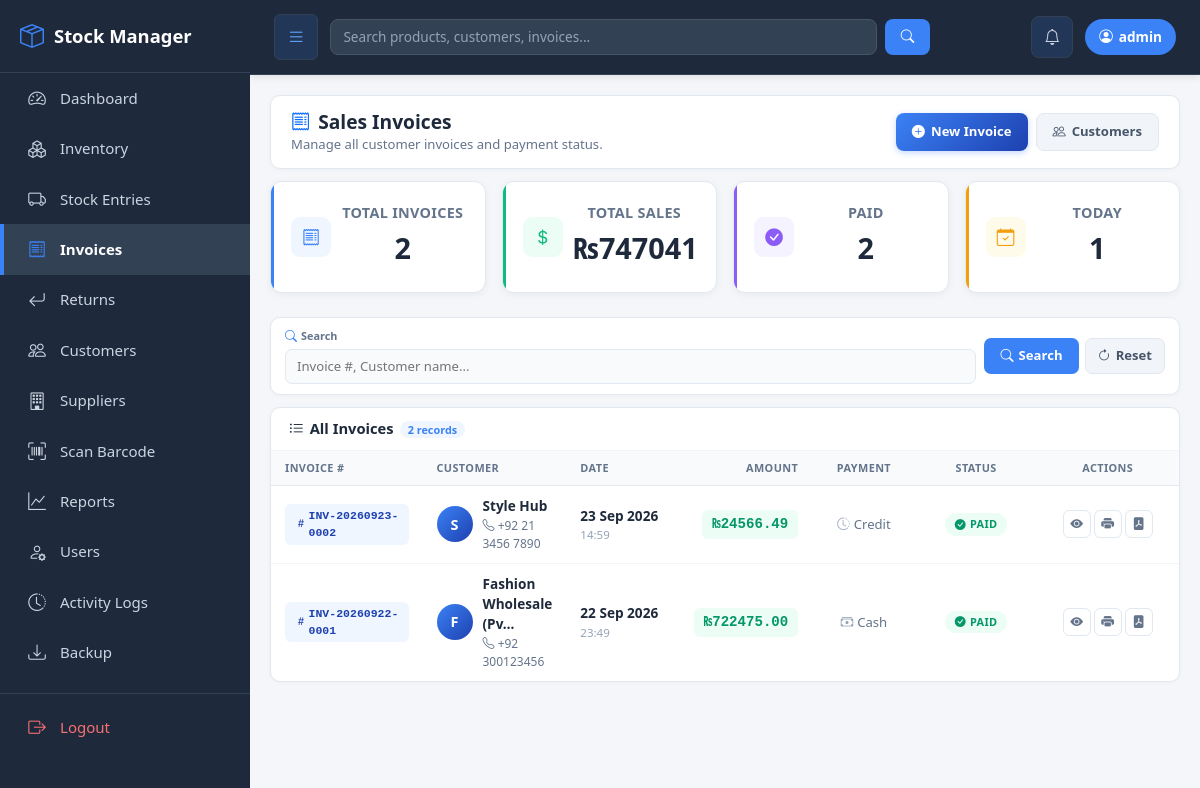
Page /invoices/ (signed in) on the committed database.
### inventory/models.py (models this page shows, shortened)
class Invoice(models.Model):
    PAYMENT_STATUS = (
        ('PAID', 'Paid'),
        ('UNPAID', 'Unpaid'),
        ('PARTIAL', 'Partial'),
    )
    PAYMENT_METHODS = (
        ('CASH', 'Cash'),
        ('CARD', 'Card'),
        ('BANK', 'Bank Transfer'),
        ('CREDIT', 'Credit'),
    )
    invoice_number = models.CharField(max_length=50, unique=True)
    customer = models.ForeignKey(Customer, on_delete=models.SET_NULL, null=True, blank=True, related_name='invoices')
    customer_name = models.CharField(max_length=200, blank=True, help_text="Walk-in customer name")
    created_by = models.ForeignKey(User, on_delete=models.SET_NULL, null=True, related_name='invoices')
    subtotal = models.DecimalField(max_digits=12, decimal_places=2, default=0)
    discount = models.DecimalField(max_digits=10, decimal_places=2, default=0)
    discount_percent = models.DecimalField(max_digits=5, decimal_places=2, default=0)
    tax_name = models.CharField(max_length=20, default='VAT')
    tax_percent = models.DecimalField(max_digits=5, decimal_places=2, default=0)
    tax = models.DecimalField(max_digits=10, decimal_places=2, default=0)
    grand_total = models.DecimalField(max_digits=12, decimal_places=2, default=0)
    payment_method = models.CharField(max_length=20, choices=PAYMENT_METHODS, default='CASH')
    payment_status = models.CharField(max_length=20, choices=PAYMENT_STATUS, default='PAID')
    notes = models.TextField(blank=True)
    created_at = models.DateTimeField(auto_now_add=True)
    class Meta:
        ordering = ['-created_at']

class Customer(models.Model):
    company_name = models.CharField(max_length=200, help_text="Primary - Company/LLC name")
    contact_person = models.CharField(max_length=200, blank=True, help_text="Optional - Person name")
    country_code = models.CharField(max_length=5, default='+971')
    phone = models.CharField(max_length=20)
    email = models.EmailField(blank=True, help_text="Email address")
    address = models.TextField(blank=True)
    city = models.CharField(max_length=100, blank=True)
    country = models.CharField(max_length=100, blank=True, default='UAE')
    trn = models.CharField(max_length=50, blank=True, help_text="Tax Registration Number")
    created_at = models.DateTimeField(auto_now_add=True)
    created_by = models.ForeignKey(User, on_delete=models.SET_NULL, null=True, blank=True)
    class Meta:
        ordering = ['company_name']
    @property
    def full_phone(self):
        return f"{self.country_code} {self.phone}"

### inventory/views.py (the view)
# urls.py: path('invoices/', views.invoice_list, name='invoice_list'),
@login_required
def invoice_list(request):
    invoices = Invoice.objects.select_related('customer', 'created_by').all()
    query = request.GET.get('q', '')
    if query:
        invoices = invoices.filter(
            Q(invoice_number__icontains=query) |
            Q(customer__company_name__icontains=query) |
            Q(customer_name__icontains=query)
        )
    today = timezone.now().date()
    context = {
        'currency_symbol': Settings.get_currency_symbol(),
        'invoices': invoices,
        'query': query,
        'total_invoices': invoices.count(),
        'total_sales': invoices.aggregate(Sum('grand_total'))['grand_total__sum'] or 0,
        'paid_count': invoices.filter(payment_status='PAID').count(),
        'today_count': invoices.filter(created_at__date=today).count(),
    }
    return render(request, 'invoice_list.html', context)

### inventory/templates/invoice_list.html (shortened to what this page needs)
{% extends 'base.html' %}
{% load static %}
{% block content %}
<div class="page-header">
    <div class="page-header-content">
        <div>
            <h2 class="page-title">
                <i class="bi bi-receipt text-primary"></i>
                Sales Invoices
            </h2>
            <p class="page-subtitle">Manage all customer invoices and payment status.</p>
        </div>
        <div class="page-header-actions">
            <a href="{% url 'create_invoice' %}" class="btn-add-product">
                <i class="bi bi-plus-circle-fill"></i> New Invoice
            </a>
            <a href="{% url 'customers' %}" class="btn-secondary-action">
                <i class="bi bi-people"></i> Customers
            </a>
        </div>
    </div>
</div>
<div class="row g-3 mb-4">
    <div class="col-md-3 col-6">
        <div class="stat-card stat-blue">
            <div class="stat-icon"><i class="bi bi-receipt"></i></div>
            <div class="stat-content">
                <p class="stat-label">Total Invoices</p>
                <h3 class="stat-value">{{ total_invoices }}</h3>
            </div>
        </div>
    </div>
    <div class="col-md-3 col-6">
        <div class="stat-card stat-green">
            <div class="stat-icon"><i class="bi bi-currency-dollar"></i></div>
            <div class="stat-content">
                <p class="stat-label">Total Sales</p>
                <h3 class="stat-value">{{ currency_symbol }}{{ total_sales|floatformat:0 }}</h3>
            </div>
        </div>
    </div>
    <div class="col-md-3 col-6">
        <div class="stat-card stat-purple">
            <div class="stat-icon"><i class="bi bi-check-circle-fill"></i></div>
            <div class="stat-content">
                <p class="stat-label">Paid</p>
                <h3 class="stat-value">{{ paid_count }}</h3>
            </div>
        </div>
    </div>
    <div class="col-md-3 col-6">
        <div class="stat-card stat-yellow">
            <div class="stat-icon"><i class="bi bi-calendar-check"></i></div>
            <div class="stat-content">
                <p class="stat-label">Today</p>
                <h3 class="stat-value">{{ today_count }}</h3>
            </div>
        </div>
    </div>
</div>
<div class="filter-bar">
    <form method="get" class="filter-form">
        <div class="filter-group">
            <label class="filter-label"><i class="bi bi-search"></i> Search</label>
            <input type="text" name="q" class="filter-input" placeholder="Invoice #, Customer name..." value="{{ query }}">
        </div>
        <div class="filter-actions">
            <button type="submit" class="btn-filter-apply"><i class="bi bi-search"></i> Search</button>
            <a href="{% url 'invoice_list' %}" class="btn-filter-reset"><i class="bi bi-arrow-clockwise"></i> Reset</a>
        </div>
    </form>
</div>
<div class="products-card">
    <div class="products-card-header">
        <h5 class="products-card-title">
            <i class="bi bi-list-ul"></i>
            All Invoices
            <span class="products-count">{{ invoices|length }} records</span>
        </h5>
    </div>
    <div class="products-card-body p-0">
        {% if invoices %}
            <div class="table-responsive">
                <table class="modern-inv-table">
                    <thead>
                        <tr>
                            <th style="width: 160px;">Invoice #</th>
                            <th>Customer</th>
                            <th style="width: 130px;">Date</th>
                            <th style="width: 120px;" class="text-end">Amount</th>
                            <th style="width: 110px;" class="text-center">Payment</th>
                            <th style="width: 130px;" class="text-center">Status</th>
                            <th style="width: 150px;" class="text-center">Actions</th>
                        </tr>
                    </thead>
                    <tbody>
                        {% for inv in invoices %}
                        <tr>
                            <td><span class="invoice-badge"><i class="bi bi-hash"></i> {{ inv.invoice_number|truncatechars:20 }}</span></td>
                            <td>
                                <div style="display: flex; align-items: center; gap: 10px;">
                                    <div class="stat-icon" style="width: 36px; height: 36px; border-radius: 50%; font-size: 0.9rem; font-weight: 700; background: linear-gradient(135deg, #3b82f6, #1e40af); color: #fff;">
                                        {{ inv.customer.company_name|first|default:"W"|upper }}
                                    </div>
                                    <div>
                                        <strong style="color: #1e293b;">{{ inv.customer.company_name|default:inv.customer_name|default:"Walk-in"|truncatechars:22 }}</strong>
                                        {% if inv.customer.phone %}
                                            <small style="color: #64748b; display: block; font-size: 0.75rem;">
                                                <i class="bi bi-telephone"></i> {{ inv.customer.full_phone }}
                                            </small>
                                        {% endif %}
                                    </div>
                                </div>
                            </td>
                            <td>
                                <strong style="color: #1e293b; font-size: 0.85rem;">{{ inv.created_at|date:"d M Y" }}</strong>
                                <small style="color: #94a3b8; display: block; font-size: 0.72rem;">{{ inv.created_at|date:"H:i" }}</small>
                            </td>
                            <td class="text-end">
                                <span class="amount-badge">{{ currency_symbol }}{{ inv.grand_total|floatformat:2 }}</span>
                            </td>
                            <td class="text-center">
                                {% if inv.payment_method == 'CASH' %}
                                    <span class="category-chip"><i class="bi bi-cash-stack"></i> Cash</span>
                                {% elif inv.payment_method == 'CARD' %}
                                    <span class="category-chip"><i class="bi bi-credit-card"></i> Card</span>
                                {% elif inv.payment_method == 'BANK' %}
                                    <span class="category-chip"><i class="bi bi-bank"></i> Bank</span>
                                {% else %}
                                    <span class="category-chip"><i class="bi bi-clock-history"></i> Credit</span>
                                {% endif %}
                            </td>
                            <td class="text-center">
                                {% if inv.payment_status == 'PAID' %}
                                    <span class="status-pill status-available"><i class="bi bi-check-circle-fill"></i> Paid</span>
                                {% elif inv.payment_status == 'UNPAID' %}
                                    <span class="status-pill status-out"><i class="bi bi-x-circle-fill"></i> Unpaid</span>
                                {% else %}
                                    <span class="status-pill status-low"><i class="bi bi-hourglass-split"></i> Partial</span>
                                {% endif %}
                            </td>
                            <td class="text-center">
                                <div class="action-group">
                                    <a href="{% url 'invoice_detail' inv.id %}" class="action-btn action-primary" title="View"><i class="bi bi-eye-fill"></i></a>
                                    <a href="{% url 'print_invoice' inv.id %}" target="_blank" class="action-btn action-secondary" title="Print"><i class="bi bi-printer-fill"></i></a>
                                    <a href="{% url 'download_invoice_pdf' inv.id %}" class="action-btn action-danger" title="Download PDF"><i class="bi bi-file-pdf-fill"></i></a>
                                </div>
                            </td>
                        </tr>
                        {% endfor %}
                    </tbody>
                </table>
            </div>
        {% endif %}
    </div>
</div>
{% endblock %}

### inventory/templates/base.html (shortened to what this page needs)
<!DOCTYPE html>
<html lang="en">
<head>
    <link href="https://cdn.jsdelivr.net/npm/bootstrap@5.3.2/dist/css/bootstrap.min.css" rel="stylesheet">
    {% load static %}
    <link href="https://cdn.jsdelivr.net/npm/bootstrap-icons@1.11.1/font/bootstrap-icons.css" rel="stylesheet">
    <link rel="stylesheet" href="{% static 'css/style.css' %}">
</head>
<body>
{% if user.is_authenticated %}
{% with current=request.resolver_match.url_name %}
<aside class="sidebar" id="sidebar">
    <div class="brand">
        <div class="brand-left">
            <i class="bi bi-box-seam"></i>
            <span>Stock Manager</span>
        </div>
    </div>
    <a href="{% url 'dashboard' %}" class="{% if current == 'dashboard' %}active{% endif %}">
        <i class="bi bi-speedometer2"></i> Dashboard
    </a>
    <a href="{% url 'inventory_list' %}" class="">
        <i class="bi bi-boxes"></i> Inventory
    </a>
    <a href="{% url 'stock_entries' %}" class="{% if current == 'stock_entries' or current == 'create_stock_entry' %}active{% endif %}">
        <i class="bi bi-truck"></i> Stock Entries
    </a>
    <a href="{% url 'invoice_list' %}" class="{% if current == 'invoice_list' or current == 'create_invoice' or current == 'invoice_detail' %}active{% endif %}">
        <i class="bi bi-receipt"></i> Invoices
    </a>
    <a href="{% url 'returns' %}" class="{% if current == 'returns' %}active{% endif %}">
        <i class="bi bi-arrow-return-left"></i> Returns
    </a>
    <a href="{% url 'customers' %}" class="{% if current == 'customers' or current == 'customer_detail' or current == 'edit_customer' %}active{% endif %}">
        <i class="bi bi-people"></i> Customers
    </a>
    <a href="{% url 'suppliers' %}" class="{% if current == 'suppliers' or current == 'supplier_detail' or current == 'edit_supplier' %}active{% endif %}">
        <i class="bi bi-building"></i> Suppliers
    </a>
    <a href="{% url 'scan_barcode' %}" class="{% if current == 'scan_barcode' %}active{% endif %}">
        <i class="bi bi-upc-scan"></i> Scan Barcode
    </a>
    <a href="{% url 'reports' %}" class="{% if current == 'reports' %}active{% endif %}">
        <i class="bi bi-graph-up"></i> Reports
    </a>
    {% if user.is_superuser %}
    <a href="{% url 'user_list' %}" class="{% if current == 'user_list' or current == 'create_staff' %}active{% endif %}">
        <i class="bi bi-person-gear"></i> Users
    </a>
    <a href="{% url 'activity_logs' %}" class="{% if current == 'activity_logs' %}active{% endif %}">
        <i class="bi bi-clock-history"></i> Activity Logs
    </a>
    <a href="{% url 'backup_data' %}" class="{% if current == 'backup_data' %}active{% endif %}">
        <i class="bi bi-download"></i> Backup
    </a>
    {% endif %}
    <div class="logout-section">
        <a href="{% url 'logout' %}" class="logout-link">
            <i class="bi bi-box-arrow-right"></i> Logout
        </a>
    </div>
</aside>
{% endwith %}
{% endif %}
<div class="{% if user.is_authenticated %}main-content{% else %}container mt-4{% endif %}" id="mainContent">
    {% if user.is_authenticated %}
    <div class="topbar">
        <div class="d-flex align-items-center flex-grow-1" style="gap: 12px;">
            <button class="menu-toggle" onclick="toggleSidebar()" title="Toggle Sidebar (Ctrl+B)">
                <i class="bi bi-list"></i>
            </button>
            <form method="get" action="{% url 'global_search' %}" class="d-flex flex-grow-1" style="max-width: 600px;">
                <input type="text" name="q" class="form-control search-input me-2"
                       placeholder="Search products, customers, invoices...">
                <button class="search-btn" type="submit">
                    <i class="bi bi-search"></i>
                </button>
            </form>
        </div>
        <div class="d-flex align-items-center" style="gap: 12px;">
            <a href="{% url 'notifications' %}" class="notif-btn" title="Notifications">
                <i class="bi bi-bell"></i>
            </a>
            <span class="user-badge">
                <i class="bi bi-person-circle"></i>
                {{ user.username }}
            </span>
        </div>
    </div>
    {% endif %}
    <div class="content-area">
        {% block content %}{% endblock %}
    </div>
</div>
</body>
</html>

### rows in the picture
Invoice: invoice_number "INV-20260923-0002", customer.company_name|first "S", customer.company_name "Style Hub", customer.full_phone "+92 21 3456 7890", created_at "23 Sep 2026", created_at "14:59", currency_symbol "₨", grand_total "24566.49", payment_method "CREDIT" (drawn), payment_status "PAID" (drawn)
Invoice: invoice_number "INV-20260922-0001", customer.company_name|first "F", customer.company_name "Fashion Wholesale (Pv…", customer.full_phone "+92 300123456", created_at "22 Sep 2026", created_at "23:49", currency_symbol "₨", grand_total "722475.00", payment_method "CASH" (drawn), payment_status "PAID" (drawn)

### other values in the picture
{{ user.username }} "admin"
{{ total_invoices }} "2"
{{ currency_symbol }} "₨"
{{ total_sales|floatformat:0 }} "747041"
{{ paid_count }} "2"
{{ today_count }} "1"
{{ invoices|length }} "2"
